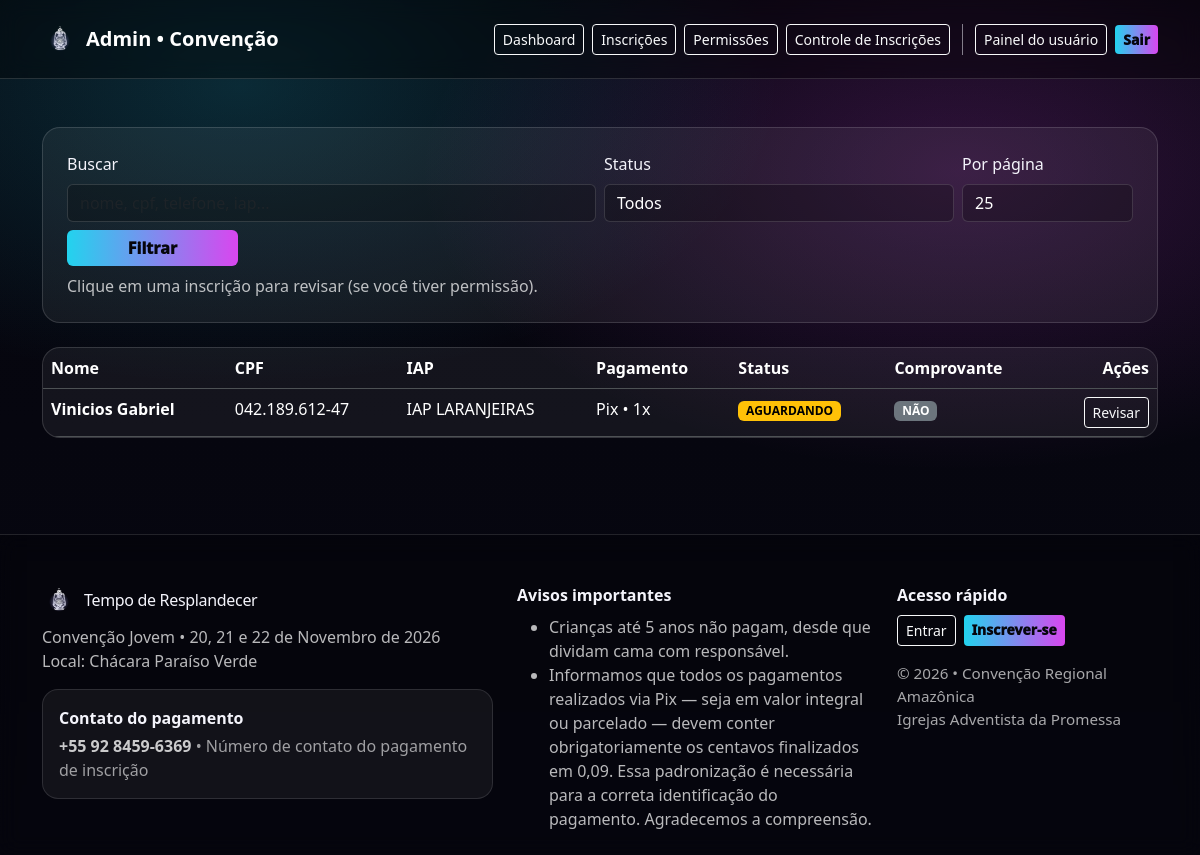
Page /admin/inscricoes (signed in) on the earlier database version.
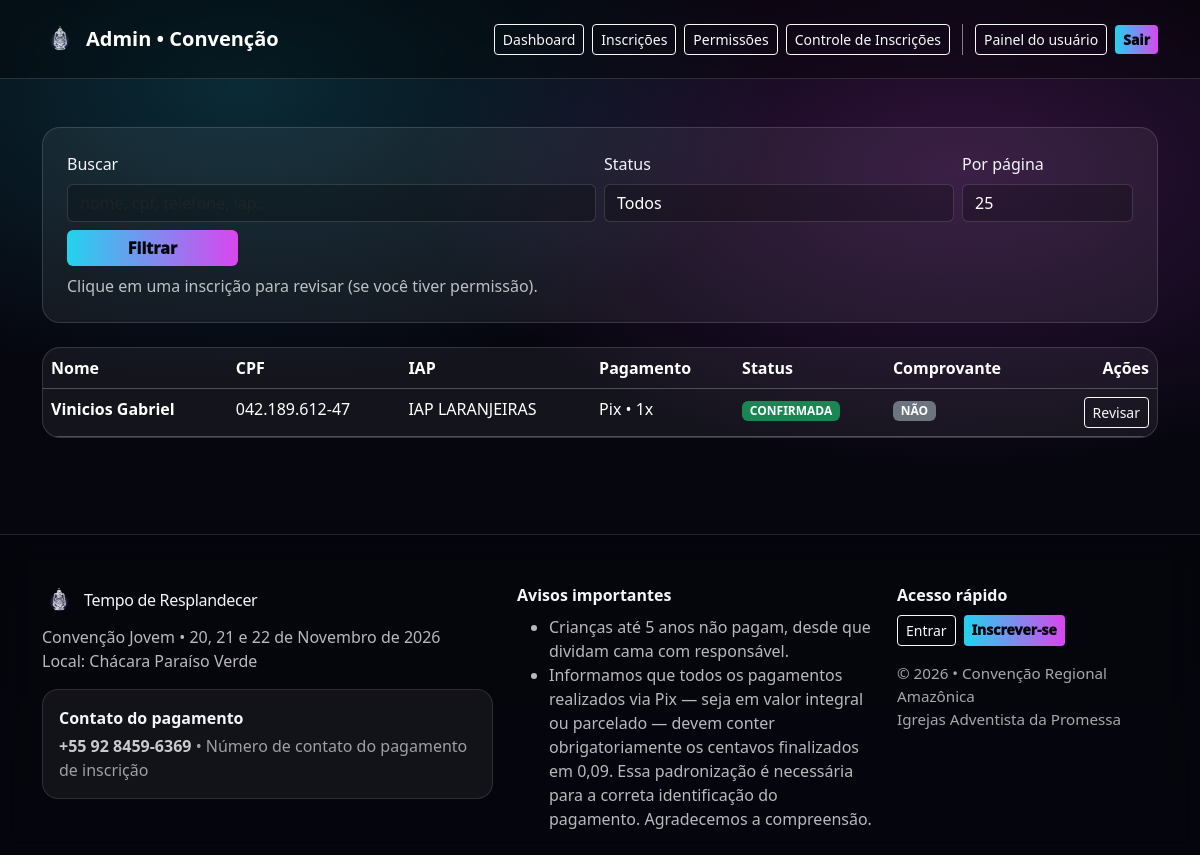
Same page on the later database version.
### src/models.py (models this page shows, shortened)
class Registration(database.Model):
    __tablename__ = "registrations"
    id = database.Column(database.Integer, primary_key=True)
    user_id = database.Column(database.Integer, database.ForeignKey(
        "users.id"), unique=True, nullable=False)
    full_name = database.Column(database.String(150), nullable=False)
    cpf = database.Column(database.String(
        14), nullable=False)  # pode vir formatado
    phone = database.Column(database.String(20), nullable=False)
    iap_local = database.Column(database.String(120), nullable=False)
    transport = database.Column(database.String(
        20), nullable=False)  # "onibus" | "carro"
    lot_name = database.Column(database.String(
        40), nullable=False, default="1_LOTE")
    lot_value_cents = database.Column(
        database.Integer, nullable=False, default=18000)
    payment_type = database.Column(database.String(
        20), nullable=False, default="pix")  # pix | credito
    installments = database.Column(
        database.Integer, nullable=False, default=1)        # 1..3
    status = database.Column(database.String(
        30), nullable=False, default="AGUARDANDO_CONFIRMACAO")
    status_message = database.Column(database.String(255), nullable=True)
    age = database.Column(database.Integer, nullable=True)  # 4.2
    has_kids_u5 = database.Column(
        database.Boolean, default=False, nullable=False)  # 4.1
    kids_u5_names = database.Column(
        database.String(255), nullable=True)  # 4.1 (nome(s))
    agree_no_refund = database.Column(
        database.Boolean, default=False, nullable=False)  # 4.3
    is_church_member = database.Column(
        database.Boolean, default=False, nullable=False)  # 4.4
    proof_file_path = database.Column(database.String(255), nullable=True)
    proof_uploaded_at = database.Column(database.DateTime, nullable=True)
    reviewed_by_user_id = database.Column(
        database.Integer, database.ForeignKey("users.id"), nullable=True)
    reviewed_at = database.Column(database.DateTime, nullable=True)
    review_note = database.Column(database.Text, nullable=True)
    created_at = database.Column(database.DateTime, default=datetime.utcnow)
    updated_at = database.Column(
        database.DateTime, default=datetime.utcnow, onupdate=datetime.utcnow)
    __table_args__ = (
        UniqueConstraint("cpf", name="uq_registrations_cpf"),
    )
    user = database.relationship(
        "User",
        foreign_keys=[user_id],
        back_populates="registration"
    )
    reviewer = database.relationship(
        "User",
        foreign_keys=[reviewed_by_user_id]
    )

### src/routes.py (the view, shortened to what this page needs)
@app.route("/admin/inscricoes")
@payment_reviewer_required
def admin_inscricoes():
    if not can_admin():
        abort(403)
    status = request.args.get("status", "").strip()
    q = request.args.get("q", "").strip()
    page = request.args.get("page", 1, type=int)
    per_page = request.args.get("per_page", 25, type=int)
    per_page = max(10, min(per_page, 100))  # trava entre 10 e 100
    query = Registration.query
    if status:
        query = query.filter(Registration.status == status)
    query = query.order_by(Registration.created_at.desc())
    pagination = query.paginate(page=page, per_page=per_page, error_out=False)
    regs = pagination.items
    return render_template(
        "admin/inscricoes.html",
        regs=regs,
        pagination=pagination,
        status=status,
        q=q,
        per_page=per_page
    )

### src/__init__.py (called while the page is built)
@app.context_processor
def inject_globals():
    return {
        "now": datetime.utcnow,
        "pix_msg": PIX_PADRAO_MSG,
        "criancas_msg": CRIANCAS_MSG,
        "inclui_itens": INCLUI_ITENS,
        "contato_pagamento": CONTATO_PAGAMENTO,
        "contato_pagamento_texto": CONTATO_PAGAMENTO_TEXTO,
        "lot1_limit": LOT1_LIMIT,
        "pix_suffix": str(PIX_SUFFIX).replace(".", ","),
    }

### src/models.py (called while the page is built)
@login_manager.user_loader
def load_user(user_id):
    return User.query.get(int(user_id))

    @property
    def is_super(self) -> bool:
        return any(r.is_super for r in self.roles)

    @property
    def can_access_admin(self) -> bool:
        return self.is_super or any(r.can_access_admin for r in self.roles)

    @property
    def can_review_payments(self) -> bool:
        return self.is_super or any(r.can_review_payments for r in self.roles)

### src/routes.py (called while the page is built)
def can_admin():
    return getattr(current_user, "can_access_admin", False)

### src/templates/admin/inscricoes.html (shortened to what the changed rows need)
<!doctype html>
<html lang="pt-br">
<head>
    <link href="https://cdn.jsdelivr.net/npm/bootstrap@5.3.3/dist/css/bootstrap.min.css" rel="stylesheet">
</head>
<body>
    <main class="py-5">
        <div class="container">
            <div class="cardx p-0 overflow-hidden">
                <div class="table-responsive">
                    <table class="table table-dark table-hover mb-0" style="--bs-table-bg: transparent;">
                        <thead>
                            <tr>
                                <th>Nome</th>
                                <th>CPF</th>
                                <th>IAP</th>
                                <th>Pagamento</th>
                                <th>Status</th>
                                <th>Comprovante</th>
                                <th class="text-end">Ações</th>
                            </tr>
                        </thead>
                        <tbody>
                            {% for r in regs %}
                            <tr>
                                <td class="fw-semibold">{{ r.full_name }}</td>
                                <td class="muted">{{ r.cpf }}</td>
                                <td class="muted">{{ r.iap_local }}</td>
                                <td class="muted">{{ 'Pix' if r.payment_type=='pix' else 'Crédito' }} • {{
                                    r.installments }}x</td>
                                <td>
                                    {% if r.status == 'CONFIRMADA' %}
                                    <span class="badge text-bg-success">CONFIRMADA</span>
                                    {% elif r.status == 'NEGADA' %}
                                    <span class="badge text-bg-danger">NEGADA</span>
                                    {% else %}
                                    <span class="badge text-bg-warning">AGUARDANDO</span>
                                    {% endif %}
                                </td>
                                <td>
                                    {% if r.proof_file_path %}
                                    <span class="badge text-bg-info">ENVIADO</span>
                                    {% else %}
                                    <span class="badge text-bg-secondary">NÃO</span>
                                    {% endif %}
                                </td>
                                <td class="text-end">
                                    {% if current_user.can_review_payments %}
                                    <a class="btn btn-outline-light btn-sm"
                                        href="{{ url_for('admin_inscricao_detalhe', reg_id=r.id) }}">Revisar</a>
                                    {% else %}
                                    <span class="muted">Sem permissão</span>
                                    {% endif %}
                                </td>
                            </tr>
                            {% endfor %}
                        </tbody>
                    </table>
                </div>
            </div>
        </div>
    </main>
</body>
</html>

Differences in the rows shown:
changed Registration "Vinicios Gabriel": status "AGUARDANDO" → "CONFIRMADA"
